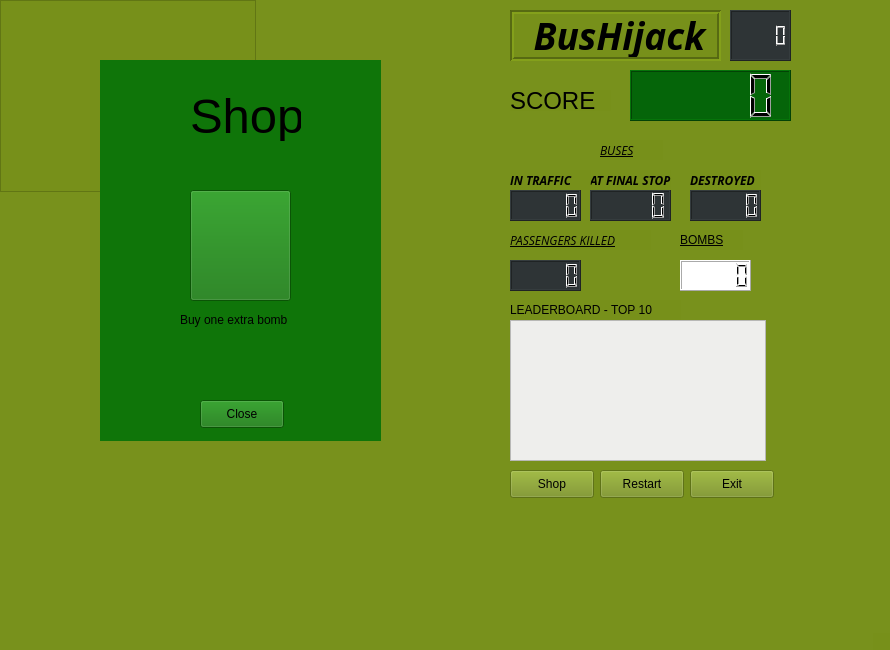
<?xml version="1.0" encoding="UTF-8"?>
<ui version="4.0">
 <class>MainWindow</class>
 <widget class="QMainWindow" name="MainWindow">
  <property name="geometry">
   <rect>
    <x>0</x>
    <y>0</y>
    <width>890</width>
    <height>650</height>
   </rect>
  </property>
  <property name="font">
   <font>
    <family>Open Sans</family>
    <weight>75</weight>
    <italic>true</italic>
    <bold>true</bold>
    <underline>false</underline>
   </font>
  </property>
  <property name="acceptDrops">
   <bool>false</bool>
  </property>
  <property name="windowTitle">
   <string>BusHijack</string>
  </property>
  <property name="styleSheet">
   <string notr="true">background-color: rgba(118, 144, 25, 199);
alternate-background-color: rgba(64, 155, 191, 244);
border-top-color: rgb(46, 52, 54);</string>
  </property>
  <widget class="QWidget" name="centralwidget">
   <widget class="QGraphicsView" name="gameView">
    <property name="geometry">
     <rect>
      <x>0</x>
      <y>0</y>
      <width>256</width>
      <height>192</height>
     </rect>
    </property>
   </widget>
   <widget class="QLCDNumber" name="clockLcdNumber">
    <property name="geometry">
     <rect>
      <x>730</x>
      <y>10</y>
      <width>61</width>
      <height>51</height>
     </rect>
    </property>
    <property name="font">
     <font>
      <family>Open Sans</family>
      <pointsize>13</pointsize>
      <weight>75</weight>
      <italic>true</italic>
      <bold>true</bold>
      <underline>false</underline>
      <kerning>true</kerning>
     </font>
    </property>
    <property name="styleSheet">
     <string notr="true">background-color: rgb(46, 52, 54);</string>
    </property>
   </widget>
   <widget class="QLCDNumber" name="nyssesDestroyedLcdNumber">
    <property name="geometry">
     <rect>
      <x>690</x>
      <y>190</y>
      <width>71</width>
      <height>31</height>
     </rect>
    </property>
    <property name="styleSheet">
     <string notr="true">background-color: rgb(46, 52, 54);</string>
    </property>
   </widget>
   <widget class="QLabel" name="label_3">
    <property name="geometry">
     <rect>
      <x>510</x>
      <y>230</y>
      <width>141</width>
      <height>20</height>
     </rect>
    </property>
    <property name="font">
     <font>
      <family>Open Sans</family>
      <weight>50</weight>
      <italic>true</italic>
      <bold>false</bold>
      <underline>true</underline>
     </font>
    </property>
    <property name="text">
     <string>PASSENGERS KILLED</string>
    </property>
   </widget>
   <widget class="QLCDNumber" name="passengersDestroyedlcdNumber">
    <property name="geometry">
     <rect>
      <x>510</x>
      <y>260</y>
      <width>71</width>
      <height>31</height>
     </rect>
    </property>
    <property name="styleSheet">
     <string notr="true">background-color: rgb(46, 52, 54);</string>
    </property>
   </widget>
   <widget class="QLabel" name="label_4">
    <property name="geometry">
     <rect>
      <x>590</x>
      <y>170</y>
      <width>81</width>
      <height>20</height>
     </rect>
    </property>
    <property name="font">
     <font>
      <family>Open Sans</family>
      <pointsize>9</pointsize>
      <weight>75</weight>
      <italic>true</italic>
      <bold>true</bold>
      <underline>false</underline>
     </font>
    </property>
    <property name="text">
     <string>AT FINAL STOP </string>
    </property>
   </widget>
   <widget class="QLCDNumber" name="nyssesFinalStopLcdNumber">
    <property name="geometry">
     <rect>
      <x>590</x>
      <y>190</y>
      <width>81</width>
      <height>31</height>
     </rect>
    </property>
    <property name="styleSheet">
     <string notr="true">background-color: rgb(46, 52, 54);</string>
    </property>
   </widget>
   <widget class="QLabel" name="label_5">
    <property name="geometry">
     <rect>
      <x>510</x>
      <y>300</y>
      <width>171</width>
      <height>20</height>
     </rect>
    </property>
    <property name="text">
     <string>LEADERBOARD - TOP 10</string>
    </property>
   </widget>
   <widget class="QLabel" name="label_6">
    <property name="geometry">
     <rect>
      <x>600</x>
      <y>140</y>
      <width>63</width>
      <height>20</height>
     </rect>
    </property>
    <property name="font">
     <font>
      <family>Open Sans</family>
      <weight>50</weight>
      <italic>true</italic>
      <bold>false</bold>
      <underline>true</underline>
     </font>
    </property>
    <property name="text">
     <string>BUSES</string>
    </property>
   </widget>
   <widget class="QLCDNumber" name="nyssesInTrafficlcdNumber">
    <property name="geometry">
     <rect>
      <x>510</x>
      <y>190</y>
      <width>71</width>
      <height>31</height>
     </rect>
    </property>
    <property name="styleSheet">
     <string notr="true">background-color: rgb(46, 52, 54);</string>
    </property>
   </widget>
   <widget class="QLabel" name="label_7">
    <property name="geometry">
     <rect>
      <x>510</x>
      <y>170</y>
      <width>81</width>
      <height>20</height>
     </rect>
    </property>
    <property name="font">
     <font>
      <family>Open Sans</family>
      <pointsize>9</pointsize>
      <weight>75</weight>
      <italic>true</italic>
      <bold>true</bold>
      <underline>false</underline>
     </font>
    </property>
    <property name="text">
     <string>IN TRAFFIC</string>
    </property>
   </widget>
   <widget class="QLabel" name="label_2">
    <property name="geometry">
     <rect>
      <x>690</x>
      <y>170</y>
      <width>71</width>
      <height>20</height>
     </rect>
    </property>
    <property name="font">
     <font>
      <family>Open Sans</family>
      <pointsize>9</pointsize>
      <weight>75</weight>
      <italic>true</italic>
      <bold>true</bold>
      <underline>false</underline>
     </font>
    </property>
    <property name="text">
     <string>DESTROYED</string>
    </property>
   </widget>
   <widget class="QLabel" name="nysseMenilabel">
    <property name="geometry">
     <rect>
      <x>510</x>
      <y>10</y>
      <width>211</width>
      <height>51</height>
     </rect>
    </property>
    <property name="palette">
     <palette>
      <active>
       <colorrole role="Button">
        <brush brushstyle="SolidPattern">
         <color alpha="199">
          <red>118</red>
          <green>144</green>
          <blue>25</blue>
         </color>
        </brush>
       </colorrole>
       <colorrole role="Light">
        <brush brushstyle="SolidPattern">
         <color alpha="255">
          <red>164</red>
          <green>0</green>
          <blue>0</blue>
         </color>
        </brush>
       </colorrole>
       <colorrole role="Base">
        <brush brushstyle="SolidPattern">
         <color alpha="199">
          <red>118</red>
          <green>144</green>
          <blue>25</blue>
         </color>
        </brush>
       </colorrole>
       <colorrole role="Window">
        <brush brushstyle="SolidPattern">
         <color alpha="199">
          <red>118</red>
          <green>144</green>
          <blue>25</blue>
         </color>
        </brush>
       </colorrole>
       <colorrole role="AlternateBase">
        <brush brushstyle="SolidPattern">
         <color alpha="244">
          <red>64</red>
          <green>155</green>
          <blue>191</blue>
         </color>
        </brush>
       </colorrole>
      </active>
      <inactive>
       <colorrole role="Button">
        <brush brushstyle="SolidPattern">
         <color alpha="199">
          <red>118</red>
          <green>144</green>
          <blue>25</blue>
         </color>
        </brush>
       </colorrole>
       <colorrole role="Light">
        <brush brushstyle="SolidPattern">
         <color alpha="255">
          <red>164</red>
          <green>0</green>
          <blue>0</blue>
         </color>
        </brush>
       </colorrole>
       <colorrole role="Base">
        <brush brushstyle="SolidPattern">
         <color alpha="199">
          <red>118</red>
          <green>144</green>
          <blue>25</blue>
         </color>
        </brush>
       </colorrole>
       <colorrole role="Window">
        <brush brushstyle="SolidPattern">
         <color alpha="199">
          <red>118</red>
          <green>144</green>
          <blue>25</blue>
         </color>
        </brush>
       </colorrole>
       <colorrole role="AlternateBase">
        <brush brushstyle="SolidPattern">
         <color alpha="244">
          <red>64</red>
          <green>155</green>
          <blue>191</blue>
         </color>
        </brush>
       </colorrole>
      </inactive>
      <disabled>
       <colorrole role="Button">
        <brush brushstyle="SolidPattern">
         <color alpha="199">
          <red>118</red>
          <green>144</green>
          <blue>25</blue>
         </color>
        </brush>
       </colorrole>
       <colorrole role="Light">
        <brush brushstyle="SolidPattern">
         <color alpha="255">
          <red>164</red>
          <green>0</green>
          <blue>0</blue>
         </color>
        </brush>
       </colorrole>
       <colorrole role="Base">
        <brush brushstyle="SolidPattern">
         <color alpha="199">
          <red>118</red>
          <green>144</green>
          <blue>25</blue>
         </color>
        </brush>
       </colorrole>
       <colorrole role="Window">
        <brush brushstyle="SolidPattern">
         <color alpha="199">
          <red>118</red>
          <green>144</green>
          <blue>25</blue>
         </color>
        </brush>
       </colorrole>
       <colorrole role="AlternateBase">
        <brush brushstyle="SolidPattern">
         <color alpha="244">
          <red>64</red>
          <green>155</green>
          <blue>191</blue>
         </color>
        </brush>
       </colorrole>
      </disabled>
     </palette>
    </property>
    <property name="font">
     <font>
      <family>Open Sans</family>
      <pointsize>28</pointsize>
      <weight>75</weight>
      <italic>true</italic>
      <bold>true</bold>
      <underline>false</underline>
      <strikeout>false</strikeout>
     </font>
    </property>
    <property name="frameShape">
     <enum>QFrame::Box</enum>
    </property>
    <property name="frameShadow">
     <enum>QFrame::Sunken</enum>
    </property>
    <property name="lineWidth">
     <number>2</number>
    </property>
    <property name="midLineWidth">
     <number>0</number>
    </property>
    <property name="text">
     <string> BusHijack</string>
    </property>
    <property name="textFormat">
     <enum>Qt::AutoText</enum>
    </property>
   </widget>
   <widget class="QTextBrowser" name="textBrowser">
    <property name="geometry">
     <rect>
      <x>510</x>
      <y>320</y>
      <width>256</width>
      <height>141</height>
     </rect>
    </property>
    <property name="styleSheet">
     <string notr="true">background-color: rgb(238, 238, 236);</string>
    </property>
   </widget>
   <widget class="QLabel" name="label_9">
    <property name="geometry">
     <rect>
      <x>680</x>
      <y>230</y>
      <width>63</width>
      <height>20</height>
     </rect>
    </property>
    <property name="font">
     <font>
      <weight>50</weight>
      <bold>false</bold>
      <underline>true</underline>
     </font>
    </property>
    <property name="text">
     <string>BOMBS</string>
    </property>
   </widget>
   <widget class="QLCDNumber" name="bombsLeftLcdNumber">
    <property name="geometry">
     <rect>
      <x>680</x>
      <y>260</y>
      <width>71</width>
      <height>31</height>
     </rect>
    </property>
    <property name="styleSheet">
     <string notr="true">background-color: rgb(255, 255, 255);</string>
    </property>
   </widget>
   <widget class="QLCDNumber" name="scoreLcdNumber">
    <property name="geometry">
     <rect>
      <x>630</x>
      <y>70</y>
      <width>161</width>
      <height>51</height>
     </rect>
    </property>
    <property name="styleSheet">
     <string notr="true">background-color: rgb(5, 101, 9);</string>
    </property>
   </widget>
   <widget class="QLabel" name="label_11">
    <property name="geometry">
     <rect>
      <x>510</x>
      <y>90</y>
      <width>101</width>
      <height>21</height>
     </rect>
    </property>
    <property name="font">
     <font>
      <pointsize>18</pointsize>
     </font>
    </property>
    <property name="text">
     <string>SCORE</string>
    </property>
   </widget>
   <widget class="QPushButton" name="exitPushButton">
    <property name="geometry">
     <rect>
      <x>690</x>
      <y>470</y>
      <width>84</width>
      <height>28</height>
     </rect>
    </property>
    <property name="text">
     <string>Exit</string>
    </property>
   </widget>
   <widget class="QPushButton" name="restartPushButton">
    <property name="geometry">
     <rect>
      <x>600</x>
      <y>470</y>
      <width>84</width>
      <height>28</height>
     </rect>
    </property>
    <property name="text">
     <string>Restart</string>
    </property>
   </widget>
   <widget class="QPushButton" name="shopPushButton">
    <property name="geometry">
     <rect>
      <x>510</x>
      <y>470</y>
      <width>84</width>
      <height>28</height>
     </rect>
    </property>
    <property name="text">
     <string>Shop</string>
    </property>
   </widget>
   <widget class="QWidget" name="shopWidget" native="true">
    <property name="geometry">
     <rect>
      <x>100</x>
      <y>60</y>
      <width>281</width>
      <height>381</height>
     </rect>
    </property>
    <property name="font">
     <font>
      <italic>false</italic>
     </font>
    </property>
    <property name="styleSheet">
     <string notr="true">background-color: rgb(15, 117, 9);
border-color: rgb(0, 0, 0);</string>
    </property>
    <widget class="QLabel" name="label">
     <property name="geometry">
      <rect>
       <x>90</x>
       <y>30</y>
       <width>111</width>
       <height>51</height>
      </rect>
     </property>
     <property name="font">
      <font>
       <pointsize>37</pointsize>
       <weight>50</weight>
       <italic>false</italic>
       <bold>false</bold>
       <underline>false</underline>
       <strikeout>false</strikeout>
      </font>
     </property>
     <property name="text">
      <string>Shop</string>
     </property>
    </widget>
    <widget class="QPushButton" name="shopClosePushButton">
     <property name="geometry">
      <rect>
       <x>100</x>
       <y>340</y>
       <width>84</width>
       <height>28</height>
      </rect>
     </property>
     <property name="text">
      <string>Close</string>
     </property>
    </widget>
    <widget class="QLabel" name="label_8">
     <property name="geometry">
      <rect>
       <x>80</x>
       <y>250</y>
       <width>131</width>
       <height>20</height>
      </rect>
     </property>
     <property name="text">
      <string>Buy one extra bomb</string>
     </property>
    </widget>
    <widget class="QPushButton" name="extraBombPushButton">
     <property name="geometry">
      <rect>
       <x>90</x>
       <y>130</y>
       <width>101</width>
       <height>111</height>
      </rect>
     </property>
     <property name="styleSheet">
      <string notr="true">image: url(:/photos/photos/bombItem.png);</string>
     </property>
     <property name="text">
      <string/>
     </property>
    </widget>
   </widget>
  </widget>
  <widget class="QMenuBar" name="menubar">
   <property name="geometry">
    <rect>
     <x>0</x>
     <y>0</y>
     <width>890</width>
     <height>25</height>
    </rect>
   </property>
  </widget>
  <widget class="QStatusBar" name="statusbar"/>
 </widget>
 <resources/>
 <connections>
  <connection>
   <sender>shopClosePushButton</sender>
   <signal>clicked()</signal>
   <receiver>shopWidget</receiver>
   <slot>hide()</slot>
   <hints>
    <hint type="sourcelabel">
     <x>241</x>
     <y>438</y>
    </hint>
    <hint type="destinationlabel">
     <x>240</x>
     <y>275</y>
    </hint>
   </hints>
  </connection>
  <connection>
   <sender>shopPushButton</sender>
   <signal>clicked()</signal>
   <receiver>shopWidget</receiver>
   <slot>show()</slot>
   <hints>
    <hint type="sourcelabel">
     <x>551</x>
     <y>508</y>
    </hint>
    <hint type="destinationlabel">
     <x>240</x>
     <y>275</y>
    </hint>
   </hints>
  </connection>
 </connections>
</ui>
